Frame 1 (no input): blank canvas, image omitted
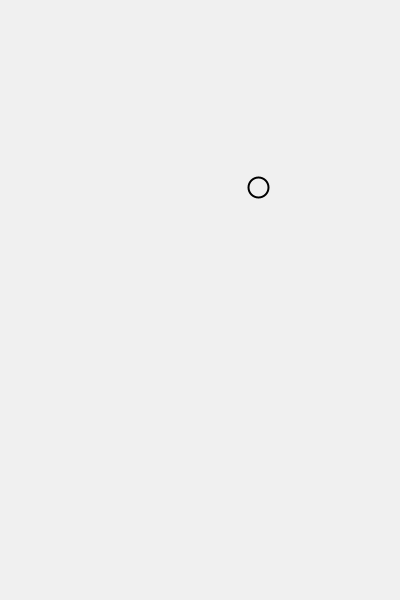
Frame 60 (the mouse pressed at the canvas centre just before this capture)
Frame 120 (the mouse held since frame 60 and released just before this capture): blank canvas, image omitted

The Processing sketch that drew this single still picture (run headless with seeded random() and noise(); from frame 60 on, the mouse is pressed at the canvas centre):

// Processing sketch: runningCar
// ── runningCar.pde
//simulate fireworks
float x, y; //x,y location
float d; //diameter
float speed;

void setup() {
  size(400, 600);
  reset();
  pixelDensity(2);
}

void draw() {
  background(240);
  display();
  move();
  if (speed>=0) {
    explode();
  }
}

void display() {

  fill(240);
  ellipse(x, y, d, d);
}

void move() {
  speed+=0.1;
  y+=speed;
}

void explode() {
  strokeWeight(d/20);
  stroke(0, 255-d);
  d+=abs(d-255)/3;
}

void mouseClicked() {
  reset();
}

void reset() {
  x=random(0, width);
  y=height;
  speed=-10;
  d=20;
  stroke(0);
  strokeWeight(2);
}
